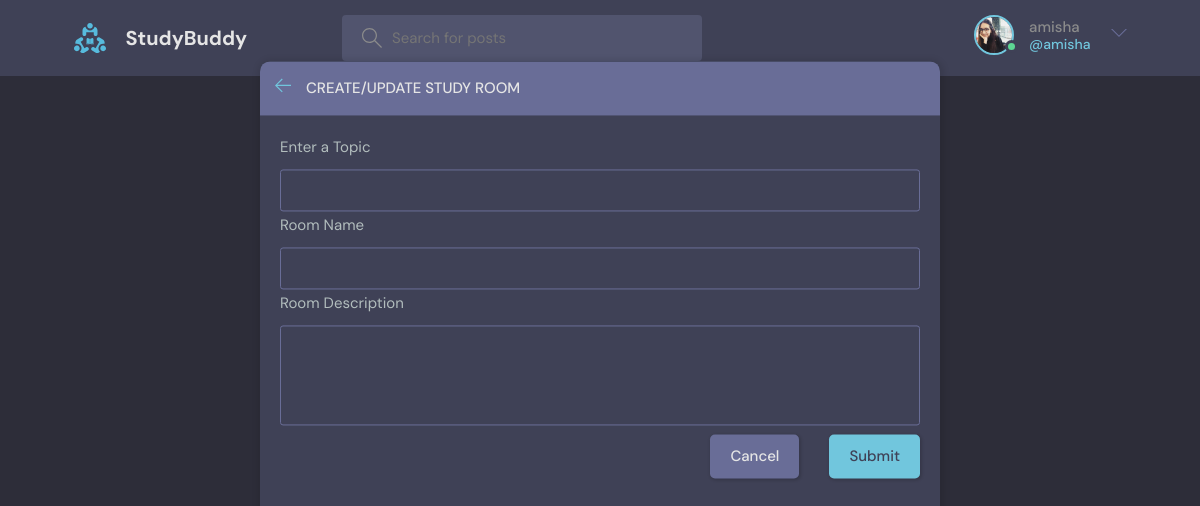
The page /create-room/ (signed in) on the database its author committed.
### base/models.py (models this page shows)
class User(AbstractUser):
    name = models.CharField(max_length=200, null=True)
    email = models.EmailField(unique=True, null=True)
    bio = models.TextField(null=True)
    avatar = models.ImageField(null=True, default="avatar.svg")
    USERNAME_FIELD = 'email'
    REQUIRED_FIELDS = ['username',]

### base/views.py (the view, shortened to what this page needs)
# urls.py: path('create-room/', views.createRoom, name="create-room"),
@login_required(login_url='login')
def createRoom(request):
    form = RoomForm()
    topics = Topic.objects.all()
    context = {'form': form, 'topics': topics}
    return render(request, 'base/room_form.html', context)

### base/forms.py
class RoomForm(ModelForm):
    class Meta:
        model = Room
        fields = '__all__'
        exclude = ['host', 'participants']

### base/templates/base/room_form.html (shortened to what this page needs)
{% extends 'main.html' %}
{% block content %}
<main class="create-room layout">
  <div class="container">
    <div class="layout__box">
      <div class="layout__boxHeader">
        <div class="layout__boxTitle">
          <a href="{{request.META.HTTP_REFERER}}">
            <svg version="1.1" xmlns="http://www.w3.org/2000/svg" width="32" height="32" viewBox="0 0 32 32">
              <title>arrow-left</title>
              <path
                d="M13.723 2.286l-13.723 13.714 13.719 13.714 1.616-1.611-10.96-10.96h27.625v-2.286h-27.625l10.965-10.965-1.616-1.607z">
              </path>
            </svg>
          </a>
          <h3>Create/Update Study Room</h3>
        </div>
      </div>
      <div class="layout__body">
        <form class="form" action="" method="POST">
          <div class="form__group">
            <label for="room_topic">Enter a Topic</label>
            <input required type="text" value="{{room.topic.name}}" name="topic" list="topic-list" />
          </div>
          <div class="form__group">
            <label for="room_name">Room Name</label>
            {{form.name}}
          </div>
          <div class="form__group">
            <label for="room_description">Room Description</label>
            {{form.description}}
          </div>
          <div class="form__action">
            <a class="btn btn--dark" href="{{request.META.HTTP_REFERER}}">Cancel</a>
            <button class="btn btn--main" type="submit">Submit</button>
          </div>
        </form>
      </div>
    </div>
  </div>
</main>
{% endblock content %}

### templates/navbar.html (shortened to what this page needs)
{% load static %}
<header class="header header--loggedIn">
    <div class="container">
        <a href="{% url 'home' %}" class="header__logo">
            <img src="{% static 'images/logo.svg' %}" />
            <h1>StudyBuddy</h1>
        </a>
        <form class="header__search" method="GET" action="{% url 'home' %}">
            <label>
                <input name="q" placeholder="Search for posts" />
            </label>
        </form>
        <nav class="header__menu">
            {% if request.user.is_authenticated %}
            <div class="header__user">
                <a href="{% url 'update-user' %}">
                    <div class="avatar avatar--medium active">
                        <img src="{{request.user.avatar.url}}" />
                    </div>
                    <p>{{request.user.username}} <span>@{{request.user.username}}</span></p>
                </a>
                <button class="dropdown-button">
                    <svg version="1.1" xmlns="http://www.w3.org/2000/svg" width="32" height="32" viewBox="0 0 32 32">
                        <title>chevron-down</title>
                        <path d="M16 21l-13-13h-3l16 16 16-16h-3l-13 13z"></path>
                    </svg>
                </button>
            </div>
            {% else %}
            <a href="{% url 'login' %}">
                <img src="{% static 'images/avatar.svg' %}" />
                <p>Login</p>
            </a>
            {% endif %}
        </nav>
    </div>
</header>

### rows shown on the page
User: user.avatar (picture), user.username "amisha"
